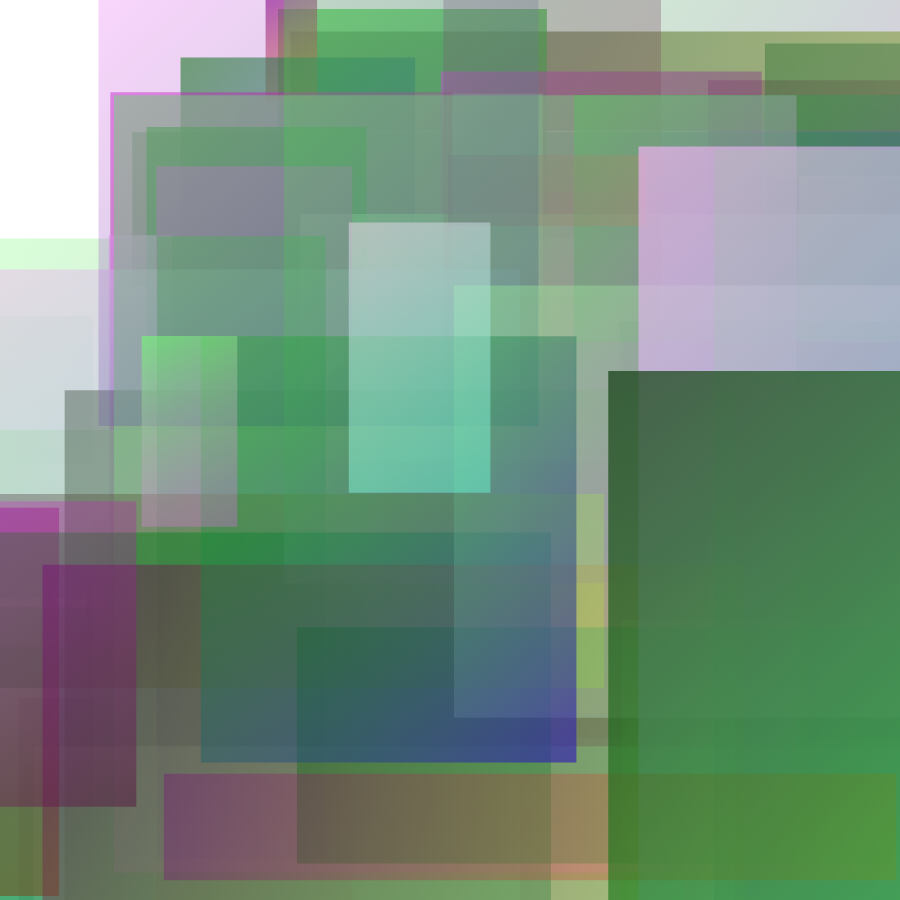
Frame 1 (no input)
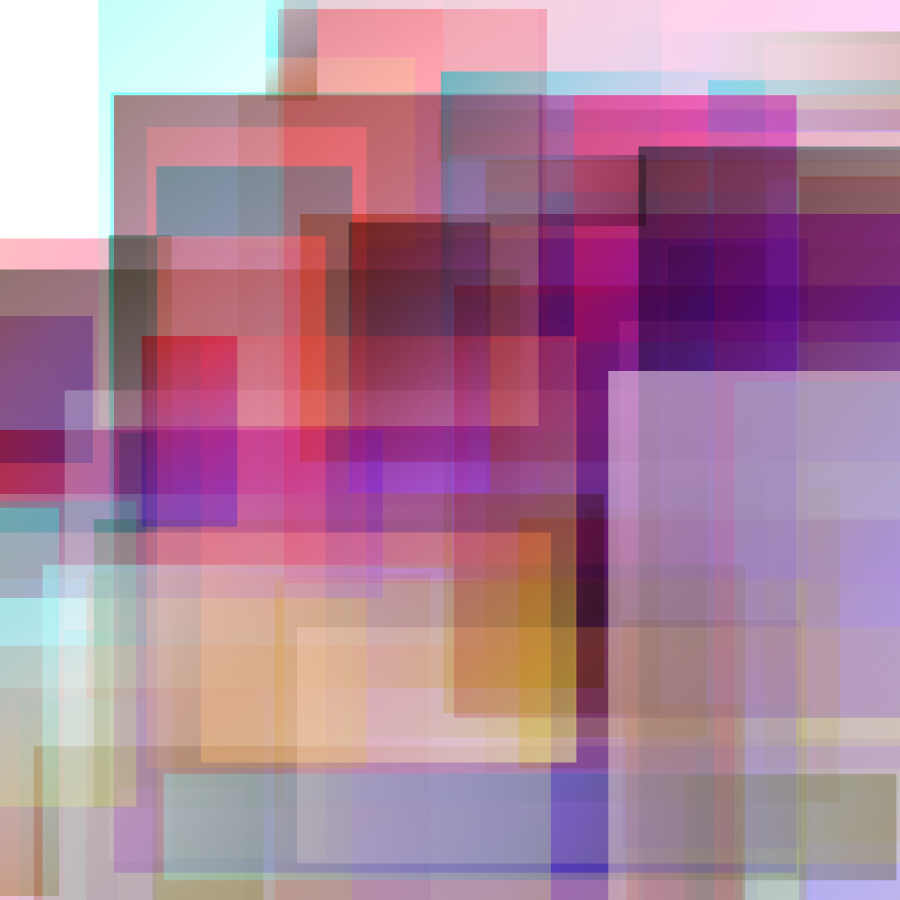
Frame 60 (no input)
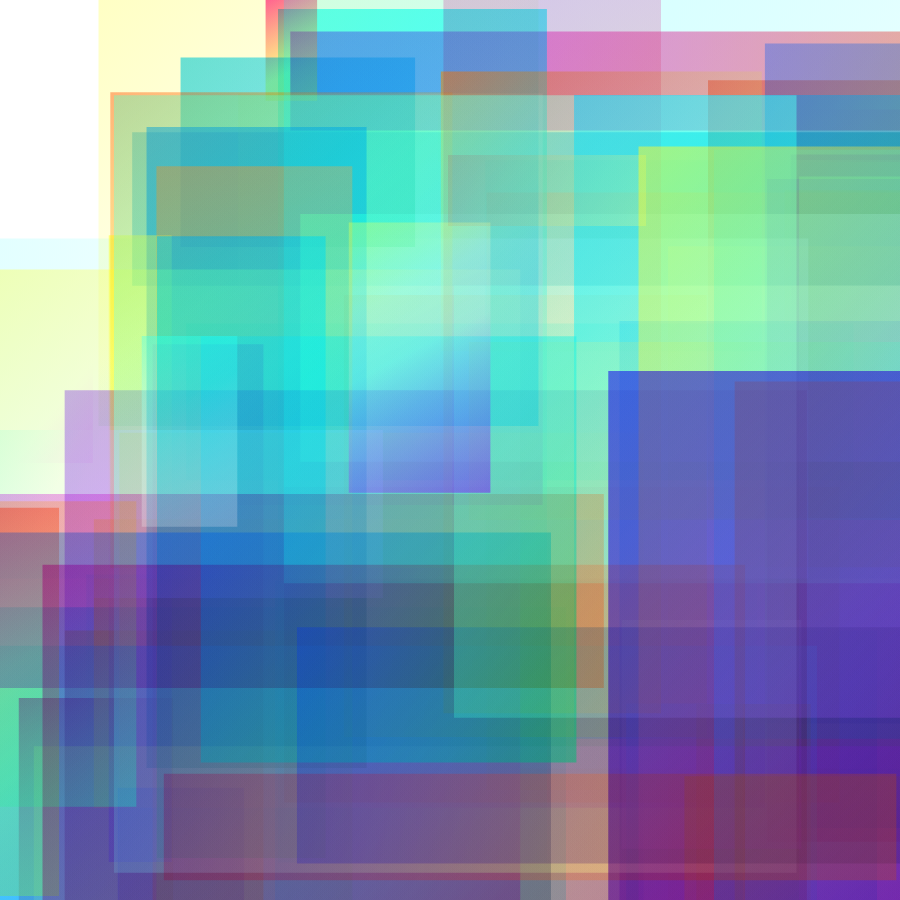
Frame 120 (the mouse pressed at the canvas centre since frame 60)

The p5.js sketch that drew these frames (run headless with seeded random() and noise() and a simulated clock; from frame 60 on, the mouse is pressed at the canvas centre):

// p5.js sketch
// ── sketch.js
let x = [],
  y = [],
  w = [],
  h = [],
  r1 = [],
  g1 = [],
  b1 = [],
  a1 = [],
  r2 = [],
  g2 = [],
  b2 = [],
  a2 = [];
let t = 0;

function setup() {
  createCanvas(900, 900);
  // noLoop();
  frameRate(60);
  // colorMode(HSB, 360, 100, 100, 100);
  for (let i = 0; i < random(60, 100); i++) {
    x[i] = random(width) - 100;
    y[i] = random(height) - 100;
    w[i] = random(50, width);
    h[i] = random(50, height);

    r1[i] = random(255);
    g1[i] = random(255);
    b1[i] = random(255);
    a1[i] = random(60, 180);

    r2[i] = random(255);
    g2[i] = random(255);
    b2[i] = random(255);
    a2[i] = random(60, 180);
  }
}

function draw() {
  background("white");
  // background(220);
  updateColors();
  drawRect();
  blendMode(HARD_LIGHT);
}

function updateColors() {
  for (let i = 0; i < r1.length; i++) {
    r1[i] = (sin(t + i) * 128 + 127) % 255;
    g1[i] = (cos(t + i) * 128 + 127) % 255;
    b1[i] = (sin(t * 1.5 + i) * 128 + 127) % 255;

    r2[i] = (cos(t + i * 2) * 128 + 127) % 255;
    g2[i] = (sin(t * 1.5 + i * 2) * 128 + 127) % 255;
    b2[i] = (cos(t * 2 + i) * 128 + 127) % 255;
  }

  t += 0.05;
}

function drawRect() {
  noStroke();
  // blendMode(OVERLAY);
  // blendMode(SOFT_LIGHT);

  for (let i = 0; i < x.length; i++) {
    // x = random(width) - 100;
    // y = random(height) - 100;
    // w = random(width);
    // h = random(height);
    let gradient = drawingContext.createLinearGradient(
      x[i],
      y[i],
      x[i] + w[i],
      y[i] + h[i]
    );
    // (r1 = random(255)),
    //   (g1 = random(255)),
    //   (b1 = random(255)),
    //   (a1 = random(60, 180));
    // (r2 = random(255)),
    //   (g2 = random(255)),
    //   (b2 = random(255)),
    //   (a2 = random(60, 180));
    gradient.addColorStop(0, color(r1[i], g1[i], b1[i], a1[i]));
    gradient.addColorStop(1, color(r2[i], g2[i], b2[i], a2[i]));
    drawingContext.fillStyle = gradient;
    rect(x[i], y[i], w[i], h[i]);
  }
}
